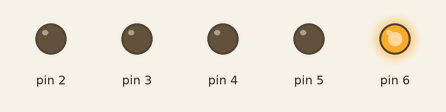
The sketch below on a simulated Arduino Uno, built with avr-gcc and run on an emulated ATmega328P. On the bench: output pins drawn as LEDs (lit = HIGH).

Above: at 0.15 s.
At 0.75 s:
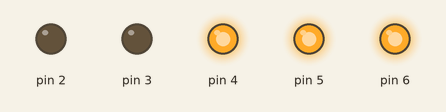
At 1.35 s:
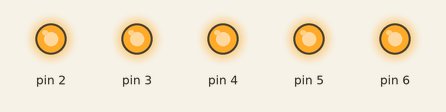
At 2.85 s:
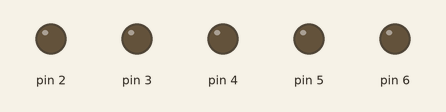
At 4.65 s:
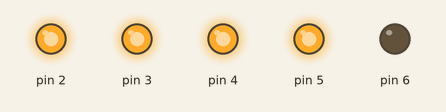
At 6.45 s:
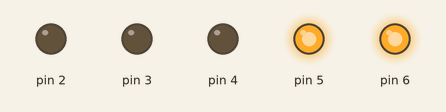
Timing chart, 0 to 6.9 s (numbered marks = the images above):
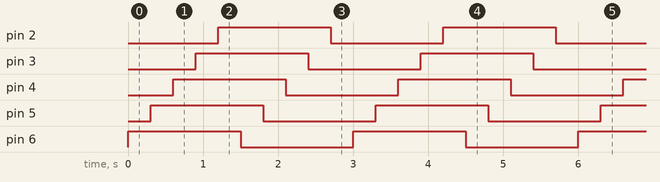

The sketch:

Tema_I_1_5.ino
```cpp
void setup() {
  pinMode(2,OUTPUT);
  pinMode(3,OUTPUT);
  pinMode(4,OUTPUT);
  pinMode(5,OUTPUT);
  pinMode(6,OUTPUT);

}

void loop() {


    for(int i=6;i>=2;i--){
    digitalWrite(i, HIGH);
  delay(300);

   }

   for(int i=6;i>=2;i--){
    digitalWrite(i, LOW);
  delay(300);

   }


}
```

Measured:
- by itself, pin 2–6: alternates HIGH for 1.5 s and LOW for 1.5 s
- by itself, everything shown: repeats every 3.0 s, in 10 steps
